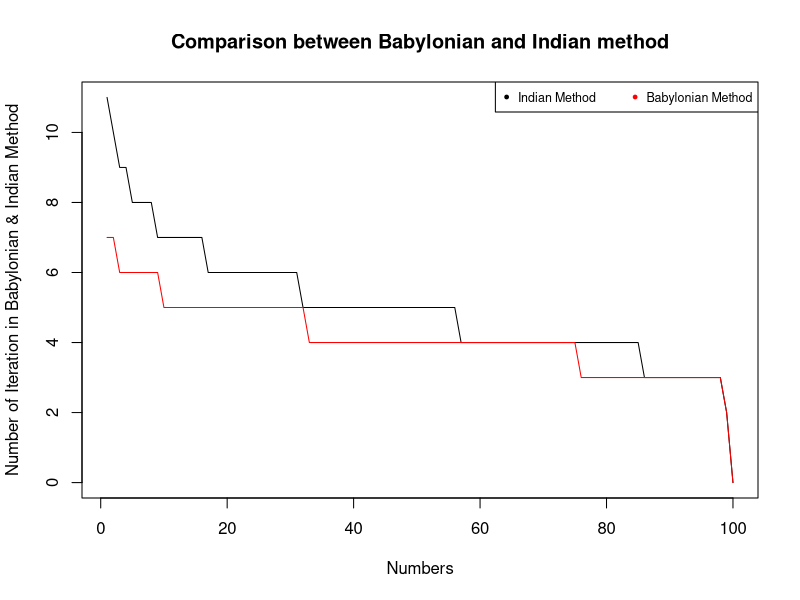

The R script that drew this image:
root<-function(x)
{
	epsilon<-1e-08 #conditon
	R<-c()
	R[1]<-10 #initial guess
	count<-0
	repeat       #operation using repeat function
	{
		R[2]=(R[1]+(x/R[1]))/2
		if(abs(R[2]-R[1])<epsilon)
			break
		else
			R[1]<-R[2]
		count<-count+1 
	}
	#cat("Root of the number\n",R[2]) #output
	#cat("\nNumber of iteration done:",count)
	return(count)

}


indian_root<-function(y)
{
	pi<- 1e-08 #condition
	N<-c()
	N[1]<-10 #initial guess
	A<-c()
	counter<-0
	repeat              #operation using 'repeat' function
	{
		A[1]<- (y-(N[1])^2)/(2*N[1])
		N[2]<- N[1]+A[1]+(A[1])^2/(2*(N[1]+A[1]))
		if(abs(N[2]-N[1])<pi)
			break
		else
			N[1]<-N[2]
		counter<-counter+1
	}
	#cat("\nRoot of the Number is: ",N[2]) #output
	#cat("\nNumber of iteration: ",counter)
	return(counter)
}
pdf('Comparison between Babylonian & Indian Method.pdf')
#Compare between babylonian method & Indian method
ind_iteration<-c()
baby_iteration<-c()
for(i in 1:100)
{
	ind_iteration[i]=indian_root(i)
	baby_iteration[i]=root(i)
}

plot(ind_iteration,type='l',ylab="Number of Iteration in Babylonian & Indian Method", xlab = "Numbers",main="Comparison between Babylonian and Indian method")
points(baby_iteration,type='l',col="red")

legend('topright',c("Indian Method","Babylonian Method"),pch=20,col=c("Black","Red"),bg="white",ncol=2,cex=0.75)

dev.off()
